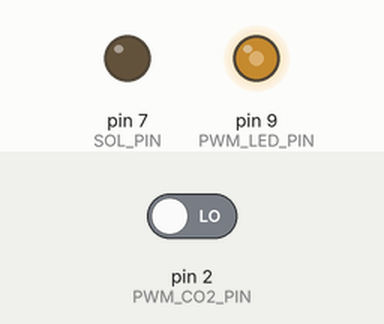
A sketch run on a simulated Arduino Uno, built with avr-gcc and run on an emulated ATmega328P. Shown: output pins drawn as LEDs (lit = HIGH). Inputs (shaded band) come from the test bench; at power-on: pin 2 (PWM_CO2_PIN) LOW.

Above: at 1.0 s.
At 2.05 s:
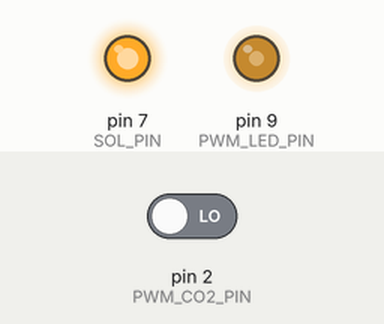
Timing chart, 0 to 5.2 s (numbered marks = the images above):
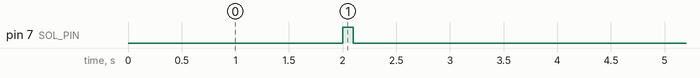

Measured:
- by itself, pin 7 (SOL_PIN): alternates HIGH for 0.10 s and LOW for 3.9 s

The sketch:

Microcontroller_Photobioreactor.ino
```cpp
#define PWM_CO2_PIN 2       // Pin to read PWM signal from CO2 sensor
#define SOL_PIN 7           // Solenoid Pin that pulses HIGH for 100ms
#define PWM_LED_PIN 9       // LED Pin to generate 50% duty cycle PWM

// Variables for easier configuration
const int LED_PWM_VALUE = 0.5 * 255;             // 50% duty cycle value
const unsigned long SOLENOID_ON_TIME = 100;      // Solenoid activation time in ms
const unsigned long REPEAT_DELAY_OFF = 2000;     // Delay if duty cycle is not in range in ms
const unsigned long REPEAT_DELAY_ON = REPEAT_DELAY_OFF - SOLENOID_ON_TIME; // Delay when solenoid is on

void setup() {
    pinMode(PWM_CO2_PIN, INPUT);
    pinMode(SOL_PIN, OUTPUT);
    pinMode(PWM_LED_PIN, OUTPUT);

    // Set solenoid pin to low
    digitalWrite(SOL_PIN, LOW);

    // Set the LED PWM to 50%
    analogWrite(PWM_LED_PIN, LED_PWM_VALUE);
}

void loop() {
    unsigned long highTime = pulseIn(PWM_CO2_PIN, HIGH);
    unsigned long lowTime = pulseIn(PWM_CO2_PIN, LOW);
    unsigned long period = highTime + lowTime;

    float dutyCycle = (period > 0) ? (highTime * 100.0 / period) : 0;

    // If duty cycle is below 50% (adjust this according to your CO2 sensor)
	//Senseair S8 2% PWM range is 0-20000 ppm = 0-100% PWM, 1% CO2 = 10000 ppm = 50% duty cycle
    if (dutyCycle < 50.0) {
        digitalWrite(SOL_PIN, HIGH);  // Activate solenoid
        delay(SOLENOID_ON_TIME);      // Keep solenoid on for the defined time
        digitalWrite(SOL_PIN, LOW);    // Turn off solenoid
        delay(REPEAT_DELAY_ON);        // Delay to avoid excessive triggering
    } else {
        delay(REPEAT_DELAY_OFF);       // Delay to repeat loop
    }
}
```
